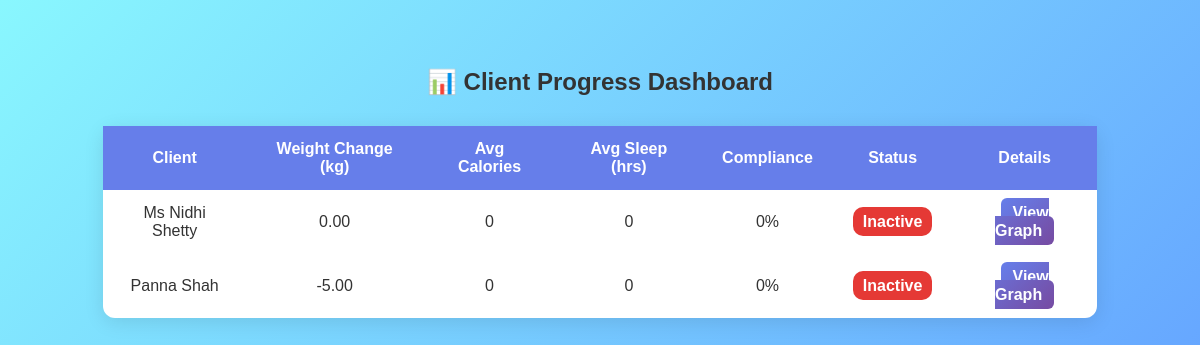
The app's page /client/dietician/dashboard/ with its own data.
### accounts/models.py (models this page shows, shortened)
class User(AbstractUser):
    ROLE_CHOICES = [
        ('NORMAL', 'Normal User'),
        ('DIETICIAN', 'Dietician'),
        ('MANAGER', 'Manager'),
        ('SENIOR_MANAGER', 'Senior Manager'),
        ('ADMIN', 'Admin'),
    ]
    role = models.CharField(max_length=20, choices=ROLE_CHOICES, default='NORMAL')
    dietician = models.ForeignKey('self', null=True, blank=True, related_name='users', on_delete=models.SET_NULL)
    manager = models.ForeignKey('self', null=True, blank=True, related_name='dieticians', on_delete=models.SET_NULL)
    senior_manager = models.ForeignKey('self', null=True, blank=True, related_name='managers', on_delete=models.SET_NULL)

### clients/views.py (the view)
# urls.py: path('dietician/dashboard/', dietician_dashboard, name='dietician_dashboard'),
def dietician_dashboard(request):
    clients = User.objects.filter(is_staff=False)
    summaries = [calculate_client_summary(u) for u in clients if calculate_client_summary(u)]
    return render(request, 'clients/dietician_dashboard.html', {
        'summaries': summaries
    })

### clients/templates/clients/dietician_dashboard.html (shortened to what this page needs)
<!DOCTYPE html>
<html lang="en">
<head>
</head>
<body>
  <h2>📊 Client Progress Dashboard</h2>
  <table>
    <thead>
      <tr>
        <th>Client</th>
        <th>Weight Change (kg)</th>
        <th>Avg Calories</th>
        <th>Avg Sleep (hrs)</th>
        <th>Compliance</th>
        <th>Status</th>
        <th>Details</th>
      </tr>
    </thead>
    <tbody>
      {% for c in summaries %}
      <tr>
        <td>{{ c.user.username }}</td>
        <td>{{ c.weight_change }}</td>
        <td>{{ c.avg_calories }}</td>
        <td>{{ c.avg_sleep }}</td>
        <td>{{ c.compliance }}%</td>
        <td><span class="status {{ c.color }}">{{ c.status }}</span></td>
        <td><a href="{% url 'client_view_graph' c.user.id %}" class="details-btn">View Graph</a></td>
      </tr>
      {% endfor %}
    </tbody>
  </table>
</body>
</html>

### clients/templates/clients/dietician_dashboard.html (style rules this page uses)
body { font-family: 'Poppins', sans-serif; background: linear-gradient(135deg, #89f7fe 0%, #66a6ff 100%); padding: 40px; color: #333; }
h2 { text-align: center; margin-bottom: 30px; }
table { width: 90%; margin: auto; border-collapse: collapse; background: #fff; border-radius: 12px; box-shadow: 0 4px 20px rgba(0,0,0,0.1); }
th, td { padding: 14px 20px; text-align: center; }
th { background: #667eea; color: #fff; }
.status { font-weight: bold; color: white; border-radius: 10px; padding: 6px 10px; }
.red { background: #E53935; }
a.details-btn { text-decoration: none; background: linear-gradient(135deg, #667eea, #764ba2); color: #fff; padding: 6px 12px; border-radius: 6px; font-weight: 600; }

### records on screen
User: user.username "Ms Nidhi Shetty", weight_change "0.00", avg_calories "0", avg_sleep "0", compliance "0", status "Inactive"
User: user.username "Panna Shah", weight_change "-5.00", avg_calories "0", avg_sleep "0", compliance "0", status "Inactive"
